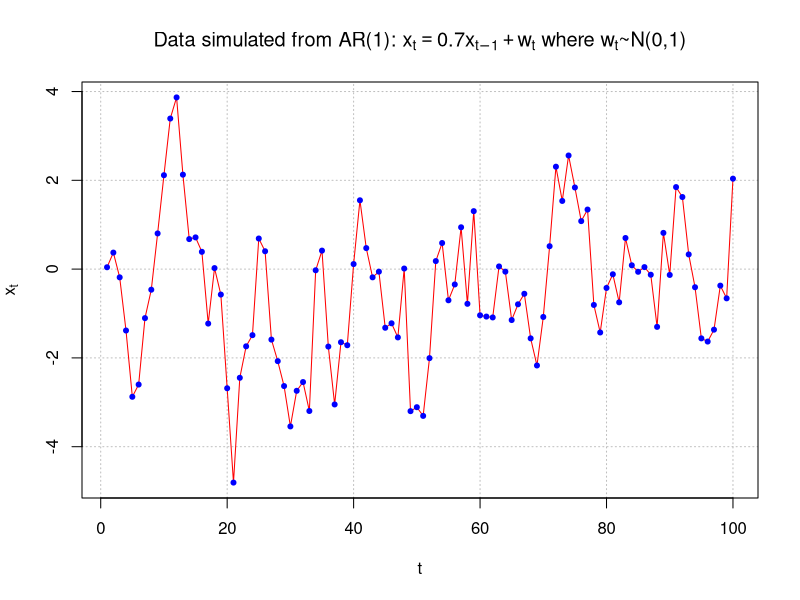
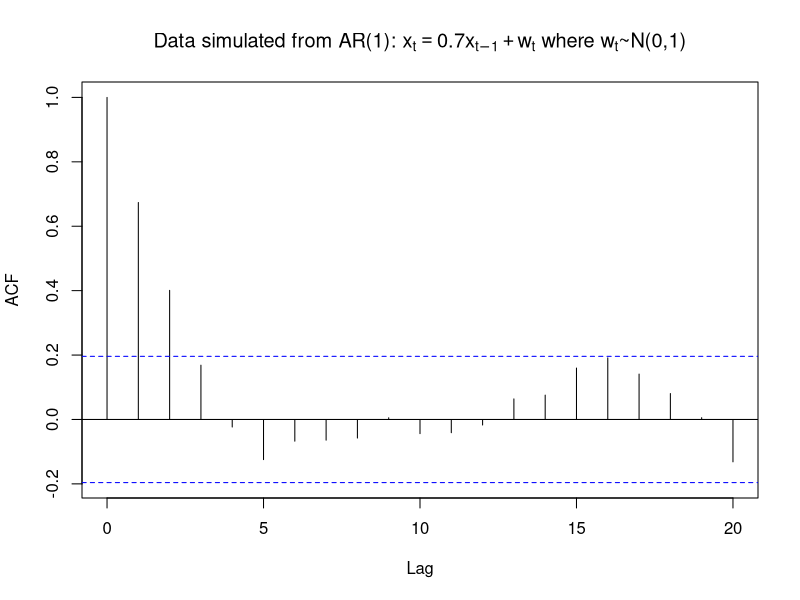
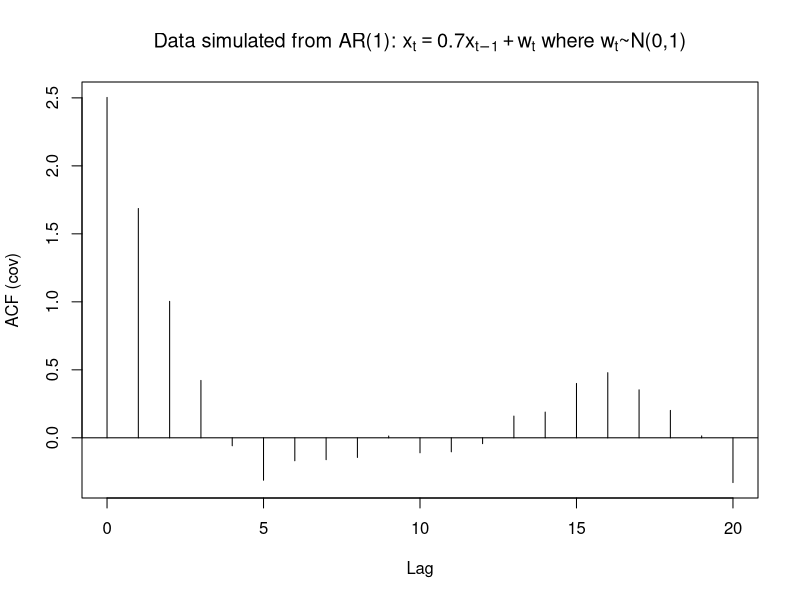
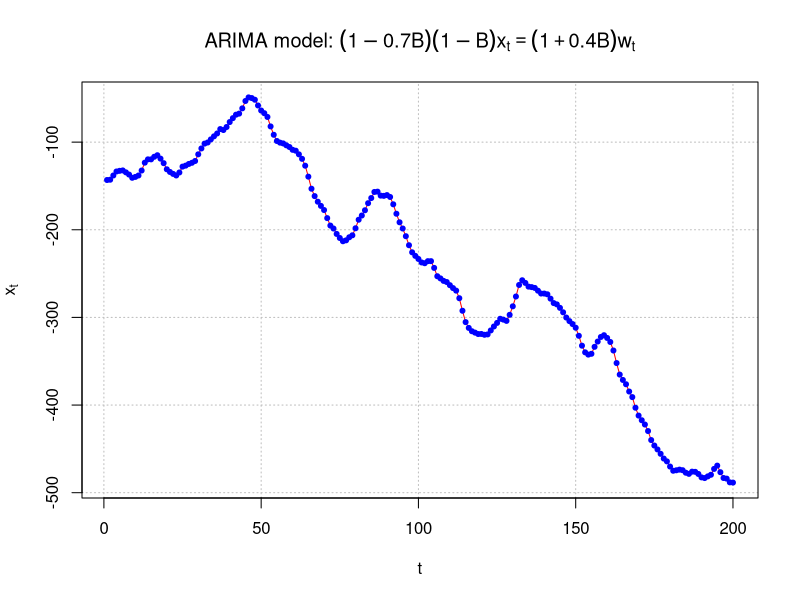

Here is the R script that generated these plots, in order:
## ---- chunk 1
ar1 <- read.table(file = "AR1.0.7.txt", header = TRUE, sep = "")
head(ar1)
x <- ar1$x
## ---- chunk 2
# dev.new(width = 8, height = 6, pointsize = 10)  #Opens up wider plot window than the default (good for time series plots)
plot(x = x, ylab = expression(x[t]), xlab = "t", type = "l", col = "red", lwd = 1 , 
     main = expression(paste("Data simulated from AR(1): ", x[t] == 0.7*x[t-1] + w[t], " where ", w[t], "~N(0,1)")) , 
      panel.first=grid(col = "gray", lty = "dotted"))
points(x = x, pch = 20, col = "blue")
## ---- chunk 3
rho.x <- acf(x = x, type = "correlation", main = 
    expression(paste("Data simulated from AR(1): ", x[t] == 0.7*x[t-1] + w[t], " where ", w[t], "~N(0,1)")))



## ---- chunk 4
rho.x
## ---- chunk 5
gamma.x <- acf(x = x, type = "covariance", main = 
    expression(paste("Data simulated from AR(1): ", 
    x[t] == 0.7*x[t-1] + w[t], " where ", w[t], "~N(0,1)")))


## ---- chunk 6
gamma.x
## ---- chunk 7
mean(x)
## ---- chunk 8
ar1 <- read.table(file="AR1.0.7.txt", header = TRUE , sep = "")
head(ar1)
## ---- chunk 9
x <- ar1$x
## ---- chunk 10
mod.fit <- arima(x=x, order=c(1,0,0), method = "CSS-ML", include.mean = TRUE)
mod.fit

# summary(mod.fit) not helpful
## ---- chunk 11
names(mod.fit)
## ---- chunk 12
# estimated phi1 and mu
mod.fit$coef
## ---- chunk 13
# estimated sigma^2
mod.fit$sigma
mod.fit$sigma2
## ---- chunk 14
# covariance matrix
mod.fit$var.coef
## ---- chunk 15
# test statistic for H_0: phi1=0 vs. phi1≠0
z <- mod.fit$coef[1]/sqrt(mod.fit$var.coef[1,1])
z
## ---- chunk 16
# p-value
2*(1-pnorm(q=abs(z), mean=0, sd=1))
## ---- chunk 17
# confidence intervals- uses confint.default()
confint(mod.fit, level=0.95)
## ---- chunk 18
arima(x=x, order = c(1, 0, 0), method = "CSS-ML", 
    include.mean = FALSE, xreg = rep(x = 1, times = 
    length(x)))
## ---- chunk 19
class(mod.fit)
## ---- chunk 20
methods(class="Arima")
## ---- chunk 21
methods(generic.function = vcov)
## ---- chunk 22
# covariance matrix(2nd way)
vcov(mod.fit)
## ---- chunk 23
stats:::vcov.Arima(mod.fit)
## ---- chunk 24
coef(mod.fit)
## ---- chunk 25
stats:::coef.Arima(mod.fit)
## ---- chunk 26
getAnywhere(vcov.Arima)
## ---- chunk 27
#Data could be simulated using the following code - notice the use of the order option.  
set.seed(6632)
x <- arima.sim(model = list(order = c(1,1,1), ar = 0.7, ma = 0.4), n = 200, rand.gen = rnorm, sd = 3)

## ---- chunk 28
#Instead, here data that I had simulated earlier using the same model.  
  arima111 <- read.csv(file = "arima111.csv")

  head(arima111)
  tail(arima111)
  x <- arima111$x
## ---- chunk 29
#Plot of the data
  #dev.new(width = 8, height = 6, pointsize = 10)
  par(mfrow = c(1,1))
  plot(x = x, ylab = expression(x[t]), xlab = "t", type = "l", col = "red",  
        main =  expression(paste("ARIMA model: ", (1 - 0.7*B)*(1-B)*x[t] == (1 + 0.4*B)*w[t])), 
        panel.first=grid(col = "gray", lty = "dotted"))
  points(x = x, pch = 20, col = "blue")
## ---- chunk 30
mod.fit <- arima(x = x, order = c(1, 1, 1))
  mod.fit
## ---- chunk 31
  #Covariance matrix
  mod.fit$var.coef
## ---- chunk 32
#Test statistic for Ho: phi1 = 0 vs. Ha: phi1 ≠ 0
  z <- mod.fit$coef[1]/sqrt(mod.fit$var.coef[1,1])
  z
  2*(1-pnorm(q = z, mean = 0, sd = 1))
## ---- chunk 33
  #Test statistic for Ho: theta1 = 0 vs. Ha: theta1 ≠ 0
  z <- mod.fit$coef[2]/sqrt(mod.fit$var.coef[2,2])
  z
  2*(1-pnorm(q = abs(z), mean = 0, sd = 1))


## ---- chunk 34
confint(object=mod.fit, level=0.95)
## ---- chunk 35
#Shows how to use the xreg option

  arima(x = x, order = c(1, 1, 1), xreg = rep(x = 1, times = length(x)))

